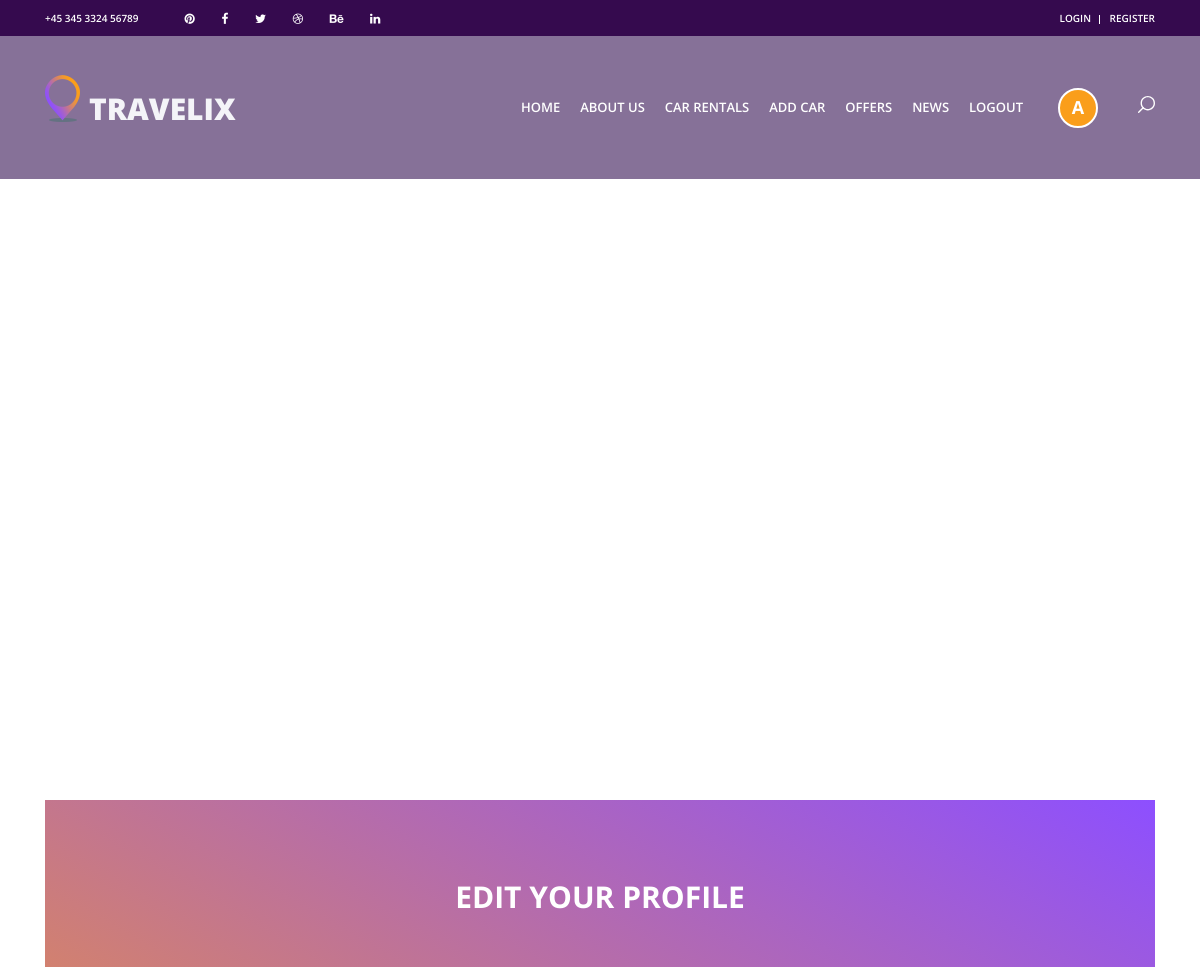
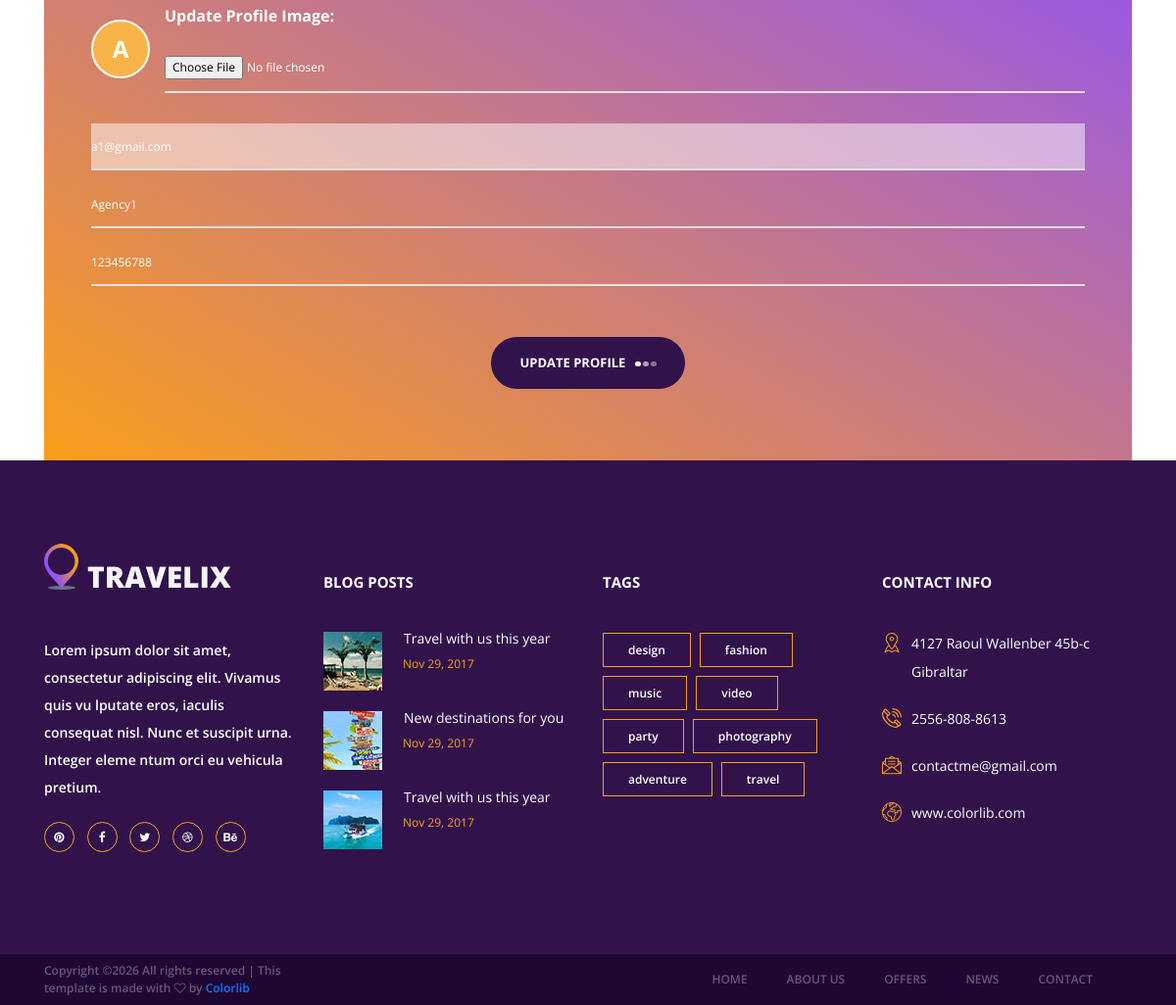
The page /update-profile/ (signed in) on the database its author committed (2 pictures, top to bottom).
### myapp/models.py (models this page shows, shortened)
class User(models.Model):
    name = models.CharField(max_length=30)
    email = models.EmailField(unique=True)
    mobile = models.BigIntegerField(unique=True)
    password = models.CharField(max_length=30)
    profile_pic = models.ImageField(upload_to='profile_pics/', null=True, blank=True)
    usertype = models.CharField(max_length=30, default="customer")

### myapp/views.py (the view, shortened to what this page needs)
# urls.py: path('update-profile/', views.update_profile, name='update_profile'),
def update_profile(request):
    try:
        user = User.objects.get(email=request.session.get('email'))
    except:
        return redirect('login')
    return render(request, 'update_profile.html', {'user': user})

### myapp/context_processors.py (called while the page is built)
def user_context(request):
    user = None
    if 'email' in request.session:
        try:
            user = User.objects.get(email=request.session['email'])
            if user.usertype == 'customer':
                request.session['wishlist'] = Wishlist.objects.filter(user=user).count()
                request.session['cart_count'] = Cart.objects.filter(user=user, payment=False).count()
        except User.DoesNotExist:
            pass
    return {'app_user': user}

### myapp/templates/update_profile.html (shortened to what this page needs)
{% extends "header.html" %}
{% load static %}
{% block content %}
<div class="home">
	<div class="home_content">
		<div class="home_title">Update Profile</div>
	</div>
</div>
<div class="contact_form_section">
	<div class="container">
		<div class="row">
			<div class="col">
				<div class="contact_form_container">
					<div class="contact_title text-center">Edit Your Profile</div>
					<form action="{% url 'update_profile' %}" id="contact_form" class="contact_form text-center"
						method="post" enctype="multipart/form-data">
						<div
							style="margin-bottom: 20px; text-align: left; display: flex; align-items: center; gap: 15px;">
							{% if user.profile_pic %}
							<img src="{{ user.profile_pic.url }}" alt="Profile"
								style="width: 60px; height: 60px; border-radius: 50%; object-fit: cover; border: 2px solid white;">
							{% else %}
							<div
								style="width: 60px; height: 60px; border-radius: 50%; background-color: #f8b449; color: white; display: flex; align-items: center; justify-content: center; font-weight: bold; font-size: 24px; border: 2px solid white;">
								{{ user.name|slice:":1"|upper }}
							</div>
							{% endif %}
							<div style="flex-grow: 1;">
								<label for="profile_image"
									style="color: white; font-weight: bold; font-size: 16px;">Update Profile
									Image:</label>
								<input type="file" id="profile_image" class="contact_form_subject input_field"
									name="profile_image" accept="image/*" style="padding-top: 10px;">
							</div>
						</div>
						<input type="email" id="contact_form_email" class="contact_form_subject input_field"
							placeholder="Email Address" name="email" value="{{ user.email }}" readonly
							style="background-color: rgba(255, 255, 255, 0.5); cursor: not-allowed;">
						<input type="text" id="contact_form_name" class="contact_form_subject input_field"
							placeholder="Full Name" name="name" value="{{ user.name }}" required>
						<input type="tel" id="contact_form_mobile" class="contact_form_subject input_field"
							placeholder="Mobile Number" name="mobile" value="{{ user.mobile }}" required>
						<button type="submit" id="form_submit_button" class="form_submit_button button trans_200">Update
							Profile<span></span><span></span><span></span></button>
					</form>
				</div>
			</div>
		</div>
	</div>
</div>
{% endblock %}

### myapp/templates/header.html (shortened to what this page needs)
{% load static %}
<!DOCTYPE html>
<html lang="en">
<head>
<link rel="stylesheet" type="text/css" href="{% static 'styles/bootstrap4/bootstrap.min.css' %}">
<link href="{% static 'plugins/font-awesome-4.7.0/css/font-awesome.min.css' %}" rel="stylesheet" type="text/css">
<link rel="stylesheet" type="text/css" href="{% static 'plugins/OwlCarousel2-2.2.1/owl.carousel.css' %}">
<link rel="stylesheet" type="text/css" href="{% static 'plugins/OwlCarousel2-2.2.1/owl.theme.default.css' %}">
<link rel="stylesheet" type="text/css" href="{% static 'plugins/OwlCarousel2-2.2.1/animate.css' %}">
<link rel="stylesheet" type="text/css" href="{% static 'styles/main_styles.css' %}">
<link rel="stylesheet" type="text/css" href="{% static 'styles/responsive.css' %}">
</head>
<body>
<div class="super_container">
	<header class="header">
		<div class="top_bar">
			<div class="container">
				<div class="row">
					<div class="col d-flex flex-row">
						<div class="phone">+45 345 3324 56789</div>
						<div class="social">
							<ul class="social_list">
								<li class="social_list_item"><a href="#"><i class="fa fa-pinterest" aria-hidden="true"></i></a></li>
								<li class="social_list_item"><a href="#"><i class="fa fa-facebook" aria-hidden="true"></i></a></li>
								<li class="social_list_item"><a href="#"><i class="fa fa-twitter" aria-hidden="true"></i></a></li>
								<li class="social_list_item"><a href="#"><i class="fa fa-dribbble" aria-hidden="true"></i></a></li>
								<li class="social_list_item"><a href="#"><i class="fa fa-behance" aria-hidden="true"></i></a></li>
								<li class="social_list_item"><a href="#"><i class="fa fa-linkedin" aria-hidden="true"></i></a></li>
							</ul>
						</div>
						<div class="user_box ml-auto">
							<div class="user_box_login user_box_link"><a href="#">login</a></div>
							<div class="user_box_register user_box_link"><a href="#">register</a></div>
						</div>
					</div>
				</div>
			</div>
		</div>
		<nav class="main_nav">
			<div class="container">
				<div class="row">
					<div class="col main_nav_col d-flex flex-row align-items-center justify-content-start">
						<div class="logo_container">
							<div class="logo"><a href="#"><img src="{% static 'images/logo.png' %}" alt="">travelix</a></div>
						</div>
						<div class="main_nav_container ml-auto">
							<ul class="main_nav_list">
								<li class="main_nav_item"><a href="{% url 'index' %}">home</a></li>
								<li class="main_nav_item"><a href="#">about us</a></li>
								<li class="main_nav_item"><a href="{% url 'car_rentals' %}">car rentals</a></li>
								{% if app_user and app_user.usertype == 'agency' %}
								<li class="main_nav_item"><a href="{% url 'add_car' %}">add car</a></li>
								{% endif %}
								<li class="main_nav_item"><a href="#">offers</a></li>
								<li class="main_nav_item"><a href="#">news</a></li>
								{% if request.session.email %}
								<li class="main_nav_item"><a href="{% url 'logout' %}">logout</a></li>
								{% if app_user %}
								<li class="main_nav_item" style="margin-left: 15px;">
									<a href="{% url 'update_profile' %}" style="padding: 0; display: flex; align-items: center; height: 100%;">
										{% if app_user.profile_pic %}
										<img src="{{ app_user.profile_pic.url }}" alt="Profile" style="width: 40px; height: 40px; border-radius: 50%; object-fit: cover; border: 2px solid white;">
										{% else %}
										<div style="width: 40px; height: 40px; border-radius: 50%; background-color: #fa9e1b; color: white; display: flex; align-items: center; justify-content: center; font-weight: bold; font-size: 18px; border: 2px solid white;">
											{{ app_user.name|slice:":1"|upper }}
										</div>
										{% endif %}
									</a>
								</li>
								{% endif %}
								{% else %}
								<li class="main_nav_item"><a href="{% url 'signup' %}">signup</a></li>
								<li class="main_nav_item"><a href="{% url 'login' %}">login</a></li>
								{% endif %}
							</ul>
						</div>
						<div class="content_search ml-lg-0 ml-auto">
						</div>
					</div>
				</div>
			</div>
		</nav>
	</header>
    {% block content %}
    {% endblock %}
<footer class="footer">
		<div class="container">
			<div class="row">
				<div class="col-lg-3 footer_column">
					<div class="footer_col">
						<div class="footer_content footer_about">
							<div class="logo_container footer_logo">
								<div class="logo"><a href="#"><img src="{% static 'images/logo.png' %}" alt="">travelix</a></div>
							</div>
							<p class="footer_about_text">Lorem ipsum dolor sit amet, consectetur adipiscing elit. Vivamus quis vu lputate eros, iaculis consequat nisl. Nunc et suscipit urna. Integer eleme ntum orci eu vehicula pretium.</p>
							<ul class="footer_social_list">
								<li class="footer_social_item"><a href="#"><i class="fa fa-pinterest"></i></a></li>
								<li class="footer_social_item"><a href="#"><i class="fa fa-facebook-f"></i></a></li>
								<li class="footer_social_item"><a href="#"><i class="fa fa-twitter"></i></a></li>
								<li class="footer_social_item"><a href="#"><i class="fa fa-dribbble"></i></a></li>
								<li class="footer_social_item"><a href="#"><i class="fa fa-behance"></i></a></li>
							</ul>
						</div>
					</div>
				</div>
				<div class="col-lg-3 footer_column">
					<div class="footer_col">
						<div class="footer_title">blog posts</div>
						<div class="footer_content footer_blog">
							<div class="footer_blog_item clearfix">
								<div class="footer_blog_image"><img src="{% static 'images/footer_blog_1.jpg' %}" alt="https://unsplash.com/@avidenov"></div>
								<div class="footer_blog_content">
									<div class="footer_blog_title"><a href="blog.html">Travel with us this year</a></div>
									<div class="footer_blog_date">Nov 29, 2017</div>
								</div>
							</div>
							<div class="footer_blog_item clearfix">
								<div class="footer_blog_image"><img src="{% static 'images/footer_blog_2.jpg' %}" alt="https://unsplash.com/@deannaritchie"></div>
								<div class="footer_blog_content">
									<div class="footer_blog_title"><a href="blog.html">New destinations for you</a></div>
									<div class="footer_blog_date">Nov 29, 2017</div>
								</div>
							</div>
							<div class="footer_blog_item clearfix">
								<div class="footer_blog_image"><img src="{% static 'images/footer_blog_3.jpg' %}" alt="https://unsplash.com/@bergeryap87"></div>
								<div class="footer_blog_content">
									<div class="footer_blog_title"><a href="blog.html">Travel with us this year</a></div>
									<div class="footer_blog_date">Nov 29, 2017</div>
								</div>
							</div>
						</div>
					</div>
				</div>
				<div class="col-lg-3 footer_column">
					<div class="footer_col">
						<div class="footer_title">tags</div>
						<div class="footer_content footer_tags">
							<ul class="tags_list clearfix">
								<li class="tag_item"><a href="#">design</a></li>
								<li class="tag_item"><a href="#">fashion</a></li>
								<li class="tag_item"><a href="#">music</a></li>
								<li class="tag_item"><a href="#">video</a></li>
								<li class="tag_item"><a href="#">party</a></li>
								<li class="tag_item"><a href="#">photography</a></li>
								<li class="tag_item"><a href="#">adventure</a></li>
								<li class="tag_item"><a href="#">travel</a></li>
							</ul>
						</div>
					</div>
				</div>
				<div class="col-lg-3 footer_column">
					<div class="footer_col">
						<div class="footer_title">contact info</div>
						<div class="footer_content footer_contact">
							<ul class="contact_info_list">
								<li class="contact_info_item d-flex flex-row">
									<div><div class="contact_info_icon"><img src="{% static 'images/placeholder.svg' %}" alt=""></div></div>
									<div class="contact_info_text">4127 Raoul Wallenber 45b-c Gibraltar</div>
								</li>
								<li class="contact_info_item d-flex flex-row">
									<div><div class="contact_info_icon"><img src="{% static 'images/phone-call.svg' %}" alt=""></div></div>
									<div class="contact_info_text">2556-808-8613</div>
								</li>
								<li class="contact_info_item d-flex flex-row">
									<div><div class="contact_info_icon"><img src="{% static 'images/message.svg' %}" alt=""></div></div>
									<div class="contact_info_text"><a href="mailto:contactme@gmail.com?Subject=Hello" target="_top">contactme@gmail.com</a></div>
								</li>
								<li class="contact_info_item d-flex flex-row">
									<div><div class="contact_info_icon"><img src="{% static 'images/planet-earth.svg' %}" alt=""></div></div>
									<div class="contact_info_text"><a href="https://colorlib.com">www.colorlib.com</a></div>
								</li>
							</ul>
						</div>
					</div>
				</div>
			</div>
		</div>
	</footer>
	<div class="copyright">
		<div class="container">
			<div class="row">
				<div class="col-lg-3 order-lg-1 order-2  ">
					<div class="copyright_content d-flex flex-row align-items-center">
						<div>
Copyright &copy;<script>document.write(new Date().getFullYear());</script> All rights reserved | This template is made with <i class="fa fa-heart-o" aria-hidden="true"></i> by <a href="https://colorlib.com" target="_blank">Colorlib</a>
</div>
					</div>
				</div>
				<div class="col-lg-9 order-lg-2 order-1">
					<div class="footer_nav_container d-flex flex-row align-items-center justify-content-lg-end">
						<div class="footer_nav">
							<ul class="footer_nav_list">
								<li class="footer_nav_item"><a href="{% url 'index' %}">home</a></li>
								<li class="footer_nav_item"><a href="#">about us</a></li>
								<li class="footer_nav_item"><a href="#">offers</a></li>
								<li class="footer_nav_item"><a href="#">news</a></li>
								<li class="footer_nav_item"><a href="#">contact</a></li>
							</ul>
						</div>
					</div>
				</div>
			</div>
		</div>
	</div>
</div>
</body>
</html>

### myapp/templates/header.html (style rules this page uses)
.main_nav_container { margin-right: 40px !important; }
.main_nav_list { display: flex !important; align-items: center !important; flex-wrap: nowrap !important; }
.main_nav_item { margin-right: 20px !important; }
.main_nav_item:last-child { margin-right: 0px !important; }
.main_nav_item a { display: flex !important; align-items: center !important; }

### rows shown on the page
User: name "A", email "a1@gmail.com", name "Agency1", mobile "123456788"
